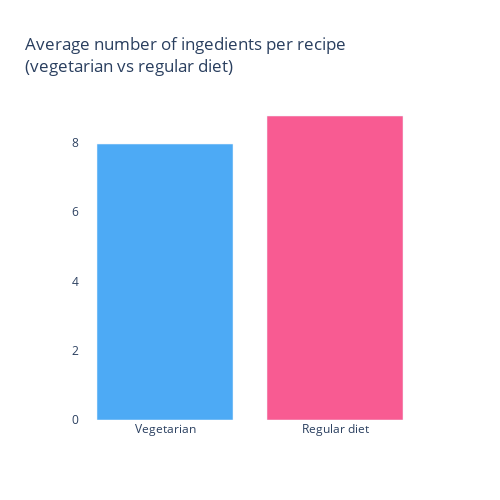

This figure's notebook cell:
### Code cell
initial_time = time.time()
_keys_diets = ["Vegetarian", "Regular diet"]
_hovers = []

_hovers.append("Vegetarian diet has " + str(round(mean_vegetarian, 2)) + " ingredients in average per diet.")
_hovers.append("Regular diet has " + str(round(mean_general, 2)) + " ingredients in average per diet.")

_hovers.append("Total number of recipes: " + str(total))
fig = go.Figure(data=[go.Bar(x=_keys_diets,
                             y=_data,
                             hovertext=_hovers,
                             hoverinfo="text",
                             marker_color=["#2196f3", "#f73378"]
                            )])
# Customize aspect
fig.update_traces(opacity=0.8)
fig.update_layout(
    title_text='Average number of ingedients per recipe <br>(vegetarian vs regular diet)',
    width=500,
    height=500,
    plot_bgcolor='white'
)
print("(Time:", round(time.time() - initial_time, 2), "seconds)")
fig.show()

### Figure 1 — Plotly figure (JSON) as saved in the notebook; plotly's stock layout.template omitted (floating-point values rounded to 4 significant figures)
{"data": [{"hoverinfo": "text", "hovertext": ["Vegetarian diet has 7.96 ingredients in average per diet.", "Regular diet has 8.77 ingredients in average per diet.", "Total number of recipes: 779088"], "marker": {"color": ["#2196f3", "#f73378"]}, "opacity": 0.8, "type": "bar", "x": ["Vegetarian", "Regular diet"], "y": [7.96, 8.769]}], "layout": {"height": 500, "plot_bgcolor": "white", "title": {"text": "Average number of ingedients per recipe <br>(vegetarian vs regular diet)"}, "width": 500, "xaxis": {"autorange": true, "range": [-0.5, 1.5], "type": "category"}, "yaxis": {"autorange": true, "range": [0, 9.23], "type": "linear"}}}
